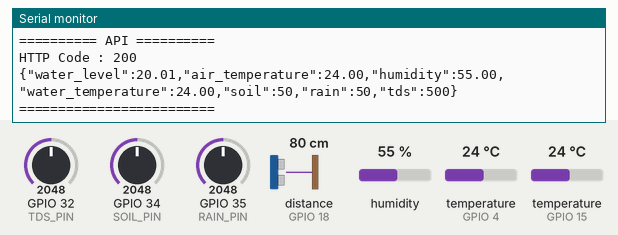
A sketch run on a simulated ESP32. Shown: the last lines printed to the serial monitor. Wiring (from diagram.json): ultrasonic range finder: trigger GPIO 5; echo GPIO 18. Inputs (shaded band) come from the test bench; at power-on: distance to the obstacle (sensor on GPIO 18) 80 cm, temperature (sensors on GPIO 15, GPIO 4) 24 °C, GPIO 32 (TDS_PIN) = 2048, GPIO 34 (SOIL_PIN) = 2048, GPIO 35 (RAIN_PIN) = 2048, humidity 55 %. The echo pulse lasts 58.3 µs per cm; WiFi joins after 1.5 s; servers stay silent unless stated; uploads are accepted with an empty reply.

Above: at 2.7 s.
2.8 s: distance to the obstacle (sensor on GPIO 18) set to 2 cm
At 8.51 s:
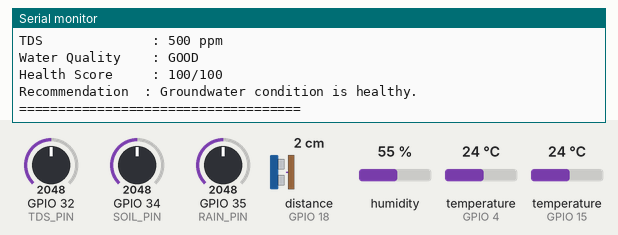
9.8 s: temperature (sensor on GPIO 15) set to 12 °C
At 16.0 s:
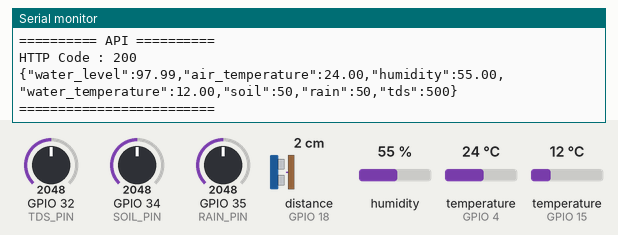
21.8 s: GPIO 32 (TDS_PIN) set to 2866
At 28.0 s:
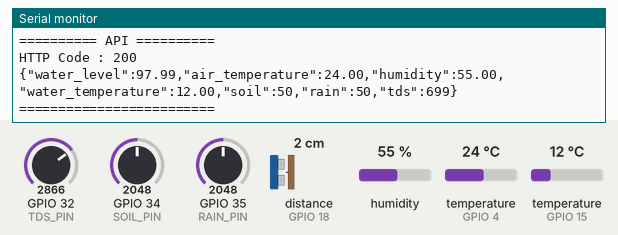
33.9 s: GPIO 34 (SOIL_PIN) set to 1228
At 39.9 s:
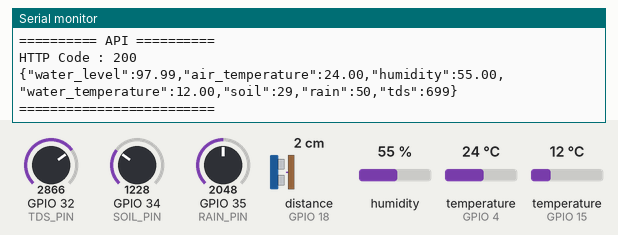
45.9 s: GPIO 35 (RAIN_PIN) set to 1228
At 51.8 s:
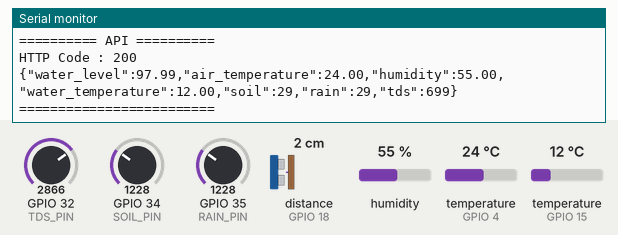
58.0 s: distance to the obstacle (sensor on GPIO 18) set to 35 cm
At 63.9 s:
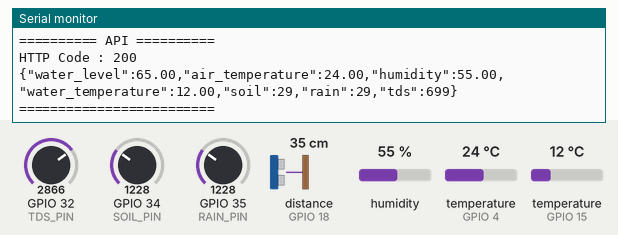
Timing chart, 0 to 65.4 s (numbered marks = the images above; inputs shaded):
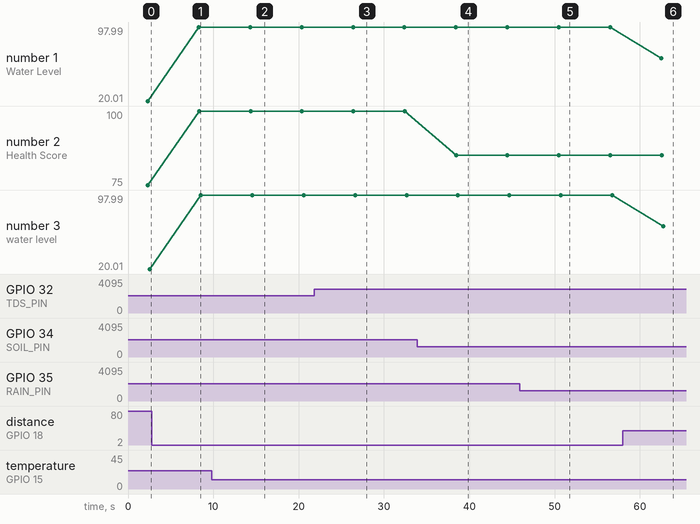

The sketch:

sketch.ino
```cpp
#include <Arduino.h>
#include "config.h"
#include "sensors.h"
#include "dashboard.h"
#include "wifi_manager.h"
#include "api_client.h"

void setup()
{
  Serial.begin(115200);

  initSensors();

  connectWiFi();

  Serial.println();
  Serial.println("SMART DWLR SYSTEM STARTED");
}

void loop()
{
  readWaterLevel();

  readDHT();

  readWaterTemperature();

  readSoil();

  readRain();

  readTDS();

  printDashboard();

  sendSensorData();

  delay(5000);
}
```

analysis.cpp
```cpp
#include <Arduino.h>
#include "analysis.h"

//------------------------------------
// Water Level
//------------------------------------

String waterLevelStatus(float level)
{
    if(level>70)
        return "GOOD";

    if(level>40)
        return "WARNING";

    return "CRITICAL";
}

//------------------------------------
// Water Quality
//------------------------------------

String waterQualityStatus(int tds)
{
    if(tds<300)
        return "EXCELLENT";

    if(tds<600)
        return "GOOD";

    if(tds<900)
        return "MODERATE";

    return "POOR";
}

//------------------------------------
// Soil
//------------------------------------

String soilStatus(int soil)
{
    if(soil>70)
        return "WET";

    if(soil>40)
        return "NORMAL";

    return "DRY";
}

//------------------------------------
// Rain
//------------------------------------

String rainStatus(int rain)
{
    if(rain>70)
        return "HEAVY";

    if(rain>30)
        return "LIGHT";

    return "NO RAIN";
}

//------------------------------------
// Water Temperature
//------------------------------------

String temperatureStatus(float temp)
{
    if(temp<20)
        return "LOW";

    if(temp<35)
        return "NORMAL";

    return "HIGH";
}

//------------------------------------
// Recommendation
//------------------------------------

String groundwaterRecommendation(
float level,
int tds,
int soil,
int rain)
{

    if(level<30)
        return "Groundwater critically low.";

    if(tds>900)
        return "Water quality poor.";

    if(soil<20)
        return "Soil is dry.";

    if(rain<20)
        return "Need rainfall recharge.";

    return "Groundwater condition is healthy.";
}
```

analysis.h
```cpp
#ifndef ANALYSIS_H
#define ANALYSIS_H

String waterLevelStatus(float level);

String waterQualityStatus(int tds);

String soilStatus(int soil);

String rainStatus(int rain);

String temperatureStatus(float temp);

String groundwaterRecommendation(
    float level,
    int tds,
    int soil,
    int rain
);

#endif
```

api_client.cpp
```cpp
#include <Arduino.h>
#include <WiFi.h>
#include <HTTPClient.h>

#include "api_client.h"
#include "sensors.h"
#include "utils.h"
#include "secrets.h"

void sendSensorData()
{

    if (WiFi.status() != WL_CONNECTED)
    {
        Serial.println("WiFi Disconnected");
        return;
    }

    HTTPClient http;

    http.begin(API_URL);

    http.addHeader("Content-Type", "application/json");

    int soil = soilPercent(soilRaw);

    int rain = rainPercent(rainRaw);

    int tds = tdsPPM(tdsRaw);

    String json = "{";

    json += "\"water_level\":" + String(waterLevel,2) + ",";

    json += "\"air_temperature\":" + String(airTemperature,2) + ",";

    json += "\"humidity\":" + String(humidity,2) + ",";

    json += "\"water_temperature\":" + String(waterTemperature,2) + ",";

    json += "\"soil\":" + String(soil) + ",";

    json += "\"rain\":" + String(rain) + ",";

    json += "\"tds\":" + String(tds);

    json += "}";

    int response = http.POST(json);

    Serial.println();

    Serial.println("========== API ==========");

    Serial.print("HTTP Code : ");

    Serial.println(response);

    Serial.println(json);

    Serial.println("=========================");

    http.end();

}
```

api_client.h
```cpp
#ifndef API_CLIENT_H
#define API_CLIENT_H

void sendSensorData();

#endif
```

dashboard.cpp
```cpp
#include <Arduino.h>

#include "dashboard.h"
#include "sensors.h"
#include "utils.h"
#include "analysis.h"

void printDashboard()
{

    int soil = soilPercent(soilRaw);

    int rain = rainPercent(rainRaw);

    int tds = tdsPPM(tdsRaw);

    int health = groundwaterHealth(
        soil,
        rain,
        tds,
        waterLevel,
        waterTemperature);

    Serial.println();

    Serial.println("====================================");

    Serial.println(" SMART DWLR SYSTEM ");

    Serial.println("====================================");

    Serial.print("Water Level      : ");
    Serial.print(waterLevel);
    Serial.println(" cm");

    Serial.print("Level Status     : ");
    Serial.println(waterLevelStatus(waterLevel));

    Serial.print("Air Temp         : ");
    Serial.print(airTemperature);
    Serial.println(" C");

    Serial.print("Humidity         : ");
    Serial.print(humidity);
    Serial.println(" %");

    Serial.print("Water Temp       : ");
    Serial.print(waterTemperature);
    Serial.println(" C");

    Serial.print("Temperature     : ");
    Serial.println(temperatureStatus(waterTemperature));

    Serial.print("Soil Moisture    : ");
    Serial.print(soil);
    Serial.println(" %");

    Serial.print("Soil Status     : ");
    Serial.println(soilStatus(soil));

    Serial.print("Rain Level       : ");
    Serial.print(rain);
    Serial.println(" %");

    Serial.print("Rain Status     : ");
    Serial.println(rainStatus(rain));

    Serial.print("TDS              : ");
    Serial.print(tds);
    Serial.println(" ppm");

    Serial.print("Water Quality    : ");
    Serial.println(waterQualityStatus(tds));

    Serial.print("Health Score     : ");
    Serial.print(health);
    Serial.println("/100");

    Serial.print("Recommendation  : ");

    Serial.println(groundwaterRecommendation(waterLevel,tds,soil,rain));

    Serial.println("====================================");
}
```

dashboard.h
```cpp
#ifndef DASHBOARD_H
#define DASHBOARD_H

void printDashboard();

#endif
```

secrets.cpp
```cpp
#include "secrets.h"

const char* WIFI_SSID = "Wokwi-GUEST";

const char* WIFI_PASSWORD = "";


const char* API_URL = "https://untwist-rambling-unpaid.ngrok-free.dev/api/sensor";
```

secrets.h
```cpp
#ifndef SECRETS_H
#define SECRETS_H

extern const char* WIFI_SSID;
extern const char* WIFI_PASSWORD;
extern const char* API_URL;

#endif
```

sensors.cpp
```cpp
#include <Arduino.h>
#include "config.h"
#include "sensors.h"

#include <DHT.h>
#include <OneWire.h>
#include <DallasTemperature.h>

// ----------------------------
// Create Sensor Objects
// ----------------------------
DHT dht(DHTPIN, DHTTYPE);

OneWire oneWire(ONE_WIRE_BUS);

DallasTemperature waterSensor(&oneWire);

// ----------------------------
// Global Variables
// ----------------------------
float waterLevel = 0;

float airTemperature = 0;

float humidity = 0;

float waterTemperature = 0;

int soilRaw = 0;

int rainRaw = 0;

int tdsRaw = 0;

// ----------------------------
// Initialize Sensors
// ----------------------------
void initSensors()
{
    pinMode(TRIG_PIN, OUTPUT);

    pinMode(ECHO_PIN, INPUT);

    dht.begin();

    waterSensor.begin();
}

// ----------------------------
// Water Level
// ----------------------------
void readWaterLevel()
{
    digitalWrite(TRIG_PIN, LOW);
    delayMicroseconds(2);

    digitalWrite(TRIG_PIN, HIGH);
    delayMicroseconds(10);

    digitalWrite(TRIG_PIN, LOW);

    long duration = pulseIn(ECHO_PIN, HIGH);

    float distance = duration * 0.0343 / 2;

    waterLevel = BOREWELL_DEPTH_CM - distance;
}

// ----------------------------
// DHT22
// ----------------------------
void readDHT()
{
    airTemperature = dht.readTemperature();

    humidity = dht.readHumidity();
}

// ----------------------------
// DS18B20
// ----------------------------
void readWaterTemperature()
{
    waterSensor.requestTemperatures();

    waterTemperature = waterSensor.getTempCByIndex(0);
}

// ----------------------------
// Soil Moisture
// ----------------------------
void readSoil()
{
    soilRaw = analogRead(SOIL_PIN);
}

// ----------------------------
// Rain Sensor
// ----------------------------
void readRain()
{
    rainRaw = analogRead(RAIN_PIN);
}

// ----------------------------
// TDS
// ----------------------------
void readTDS()
{
    tdsRaw = analogRead(TDS_PIN);
}
```

sensors.h
```cpp
#ifndef SENSORS_H
#define SENSORS_H

void initSensors();

void readWaterLevel();

void readDHT();

void readWaterTemperature();

void readSoil();

void readRain();

void readTDS();

// Global Variables

extern float waterLevel;

extern float airTemperature;

extern float humidity;

extern float waterTemperature;

extern int soilRaw;

extern int rainRaw;

extern int tdsRaw;

#endif
```

utils.cpp
```cpp
#include <Arduino.h>
#include "utils.h"

//----------------------------------
// Soil Percentage
//----------------------------------

int soilPercent(int raw)
{
    return map(raw, 0, 4095, 0, 100);
}

//----------------------------------
// Rain Percentage
//----------------------------------

int rainPercent(int raw)
{
    return map(raw, 0, 4095, 0, 100);
}

//----------------------------------
// TDS ppm
//----------------------------------

int tdsPPM(int raw)
{
    return map(raw, 0, 4095, 0, 1000);
}

//----------------------------------
// Groundwater Health Score
//----------------------------------

int groundwaterHealth(
    int soil,
    int rain,
    int tds,
    float waterLevel,
    float waterTemp)
{

    int score = 100;

    if (waterLevel < 30)
        score -= 25;

    if (tds > 700)
        score -= 25;

    if (soil < 30)
        score -= 15;

    if (rain < 20)
        score -= 10;

    if (waterTemp > 35)
        score -= 10;

    if (score < 0)
        score = 0;

    return score;
}
```

utils.h
```cpp
#ifndef UTILS_H
#define UTILS_H

int soilPercent(int raw);

int rainPercent(int raw);

int tdsPPM(int raw);

int groundwaterHealth(
    int soil,
    int rain,
    int tds,
    float waterLevel,
    float waterTemp
);

#endif
```

wifi_manager.cpp
```cpp
#include <Arduino.h>
#include <WiFi.h>

#include "wifi_manager.h"
#include "secrets.h"

void connectWiFi()
{

    Serial.println();

    Serial.print("Connecting to WiFi");

    WiFi.begin(
        WIFI_SSID,
        WIFI_PASSWORD
    );

    while (WiFi.status() != WL_CONNECTED)
    {
        delay(500);

        Serial.print(".");
    }

    Serial.println();

    Serial.println("WiFi Connected");

    Serial.print("IP : ");

    Serial.println(
        WiFi.localIP()
    );
}
```

wifi_manager.h
```cpp
#ifndef WIFI_MANAGER_H
#define WIFI_MANAGER_H

void connectWiFi();

#endif
```

config.h
```cpp
#ifndef CONFIG_H
#define CONFIG_H

// ------------------------------
// HC-SR04
// ------------------------------
#define TRIG_PIN 5
#define ECHO_PIN 18

// ------------------------------
// DHT22
// ------------------------------
#define DHTPIN 4
#define DHTTYPE DHT22

// ------------------------------
// DS18B20
// ------------------------------
#define ONE_WIRE_BUS 15

// ------------------------------
// Analog Sensors
// ------------------------------
#define SOIL_PIN 34
#define RAIN_PIN 35
#define TDS_PIN 32

// Prototype Borewell Depth
#define BOREWELL_DEPTH_CM 100

#endif
```

Measured:
- after the input at 2.8 s, the serial monitor: prints a new line after 5.5 s (image 1)
- after the input at 9.8 s, the serial monitor: prints a new line after 4.5 s (image 2)
- after the input at 21.8 s, the serial monitor: prints a new line after 4.6 s (image 3)
- after the input at 33.9 s, the serial monitor: prints a new line after 4.5 s (image 4)
- after the input at 45.9 s, the serial monitor: prints a new line after 4.6 s (image 5)
- after the input at 58.0 s, the serial monitor: prints a new line after 4.5 s (image 6)
- plotted number 1: 20.01 → 97.99 after the input at 2.8 s, 97.99 → 65 after the input at 58.0 s
- plotted number 2: 100 → 85 after the input at 33.9 s
